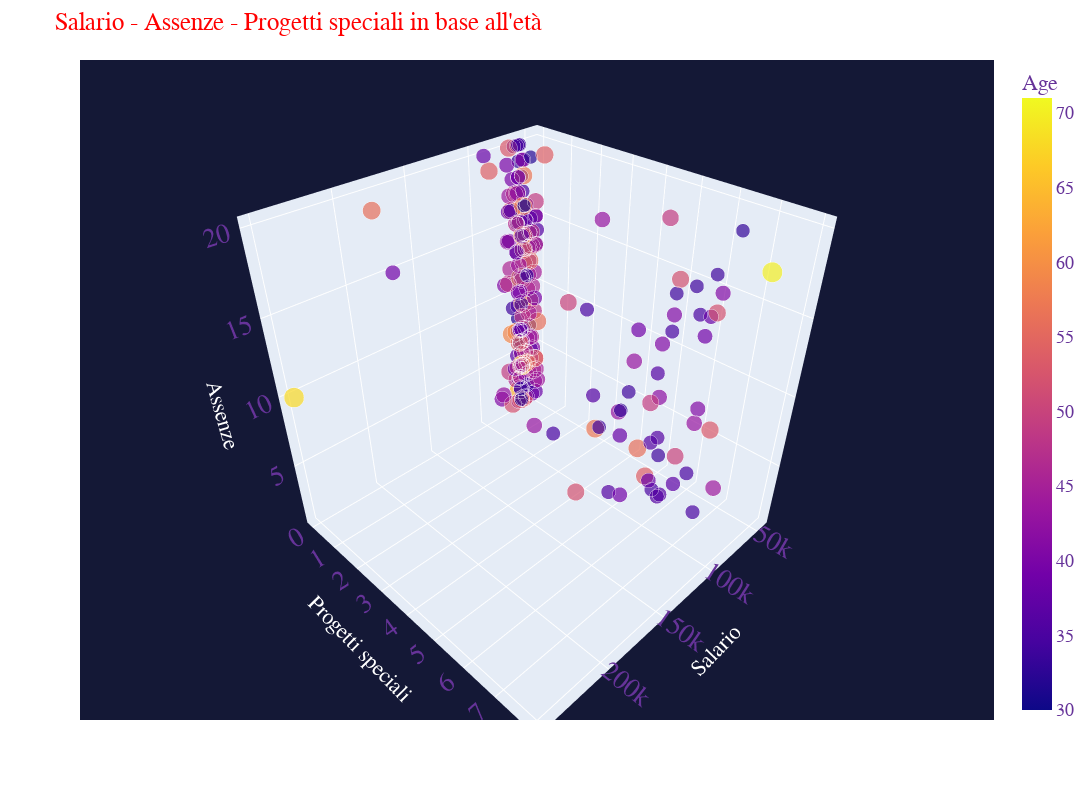

This figure's notebook cell:
### Markdown cell above
#### **_<a id='G12'></a><font color='gold'>Grafico 12: Rapporto tra salario, assenze e progetti speciali in base all'età dell'impiegato</font>_**

In questo grafico a bolle osserviamo il rapporto tra le variabili sopra citate. Ne emerge che la maggior parte dei dipendenti si posiziona ove il numero di progetti speciali è pari a 0, poichè appartenenti ai dipartamenti in cui questi non vengono svolti. Tra gli outlier relativi all'asse del salario spicca, come visto in precedenza, la CEO.

### Code cell
fig = py.scatter_3d(df_onlyworking, x='Salary', y='SpecialProjectsCount', z='Absences', size='Age', color= "Age" )
fig.update_layout(width=1100, height=800, font=dict(
        family="Helvetica, monospace",
        size=18,
        color="RebeccaPurple"
    ), title = "Salario - Assenze - Progetti speciali in base all'età", scene = dict(xaxis=dict(title='Salario', titlefont_color='white'),yaxis=dict(title='Progetti speciali', titlefont_color='white'),zaxis=dict(title='Assenze', titlefont_color='white'),bgcolor = 'rgb(20, 24, 54)'), title_font_color="red", legend_title="Età dell'impiegato", legend_title_font_color="green")
fig.show()

### Figure 1 — Plotly figure (JSON) as saved in the notebook; plotly's stock layout.template omitted (floating-point values rounded to 4 significant figures; data arrays with more than 128 entries replaced by an {"elided": "..."} marker saying what was removed)
{"data": [{"hovertemplate": "Salary=%{x}<br>SpecialProjectsCount=%{y}<br>Absences=%{z}<br>Age=%{marker.color}<extra></extra>", "legendgroup": "", "marker": {"color": {"elided": "207 int values"}, "coloraxis": "coloraxis", "size": {"elided": "207 int values"}, "sizemode": "area", "sizeref": 0.1775, "symbol": "circle"}, "mode": "markers", "name": "", "scene": "scene", "showlegend": false, "type": "scatter3d", "x": {"elided": "207 int values"}, "y": {"elided": "207 int values"}, "z": {"elided": "207 int values"}}], "layout": {"coloraxis": {"colorbar": {"title": {"text": "Age"}}, "colorscale": [[0, "#0d0887"], [0.1111, "#46039f"], [0.2222, "#7201a8"], [0.3333, "#9c179e"], [0.4444, "#bd3786"], [0.5556, "#d8576b"], [0.6667, "#ed7953"], [0.7778, "#fb9f3a"], [0.8889, "#fdca26"], [1, "#f0f921"]]}, "font": {"color": "RebeccaPurple", "family": "Helvetica, monospace", "size": 18}, "height": 800, "legend": {"itemsizing": "constant", "title": {"font": {"color": "green"}, "text": "Età dell'impiegato"}, "tracegroupgap": 0}, "margin": {"t": 60}, "scene": {"bgcolor": "rgb(20, 24, 54)", "domain": {"x": [0, 1], "y": [0, 1]}, "xaxis": {"title": {"font": {"color": "white"}, "text": "Salario"}}, "yaxis": {"title": {"font": {"color": "white"}, "text": "Progetti speciali"}}, "zaxis": {"title": {"font": {"color": "white"}, "text": "Assenze"}}}, "title": {"font": {"color": "red"}, "text": "Salario - Assenze - Progetti speciali in base all'età"}, "width": 1100}}
